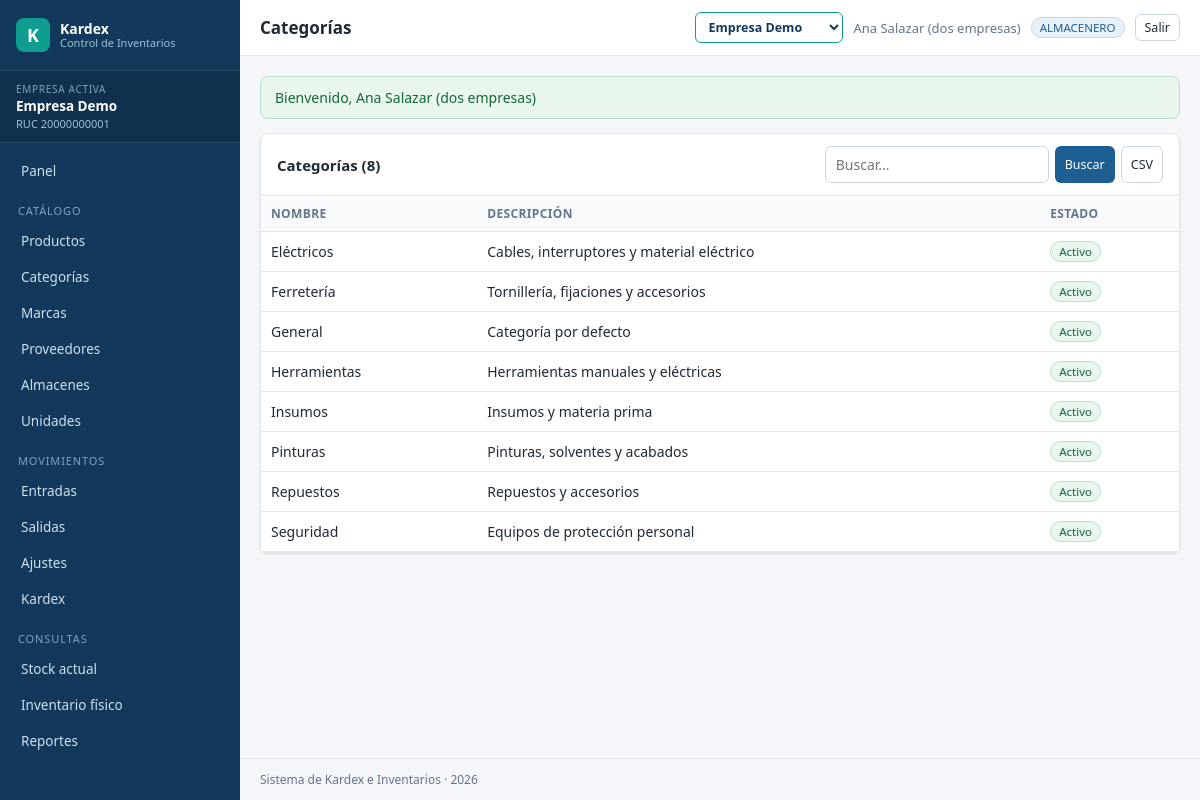
The page /catalogos.php (signed in) on the database its author committed.
### tables this page shows
CREATE TABLE empresas (
  id            INT UNSIGNED AUTO_INCREMENT PRIMARY KEY,
  ruc           VARCHAR(20)  NOT NULL UNIQUE,
  razon_social  VARCHAR(180) NOT NULL,
  nombre_corto  VARCHAR(60)  NOT NULL,
  direccion     VARCHAR(255) NULL,
  telefono      VARCHAR(30)  NULL,
  email         VARCHAR(150) NULL,
  moneda        VARCHAR(10)  NOT NULL DEFAULT 'PEN',
  simbolo       VARCHAR(5)   NOT NULL DEFAULT 'S/',
   
   
   
  metodo_valorizacion ENUM('PROMEDIO','PEPS','UEPS') NOT NULL DEFAULT 'PROMEDIO',
   
   
   
   
  ambito_costo  ENUM('GLOBAL','ALMACEN') NOT NULL DEFAULT 'GLOBAL',
  estado        TINYINT(1)   NOT NULL DEFAULT 1,
  creado_en     DATETIME     NOT NULL DEFAULT CURRENT_TIMESTAMP
);

CREATE TABLE usuario_empresa (
  usuario_id  INT UNSIGNED NOT NULL,
  empresa_id  INT UNSIGNED NOT NULL,
  rol_id      INT UNSIGNED NOT NULL,
  por_defecto TINYINT(1)   NOT NULL DEFAULT 0,
  PRIMARY KEY (usuario_id, empresa_id),
  CONSTRAINT fk_ue_usr FOREIGN KEY (usuario_id) REFERENCES usuarios(id) ON DELETE CASCADE,
  CONSTRAINT fk_ue_emp FOREIGN KEY (empresa_id) REFERENCES empresas(id) ON DELETE CASCADE,
  CONSTRAINT fk_ue_rol FOREIGN KEY (rol_id)     REFERENCES roles(id),
  INDEX idx_ue_empresa (empresa_id)
);

CREATE TABLE categorias (
  id          INT UNSIGNED AUTO_INCREMENT PRIMARY KEY,
  empresa_id  INT UNSIGNED NOT NULL,
  nombre      VARCHAR(120) NOT NULL,
  descripcion VARCHAR(255) NULL,
  estado      TINYINT(1)   NOT NULL DEFAULT 1,
  creado_en   DATETIME     NOT NULL DEFAULT CURRENT_TIMESTAMP,
  CONSTRAINT fk_cat_emp FOREIGN KEY (empresa_id) REFERENCES empresas(id),
  UNIQUE KEY uq_cat_emp_nombre (empresa_id, nombre)
);

### app/Vista.php (called while the page is built, shortened)
<?php
class Vista
{
    public static function render(string $__vista, array $__datos = [], ?string $__titulo = null): void
    {
        $__archivo = BASE_PATH . '/views/' . $__vista . '.php';
        extract($__datos, EXTR_SKIP);
        require $__archivo;
        $contenido    = ob_get_clean();
        $tituloPagina = $__titulo ?? Config::get('app.nombre');
        require BASE_PATH . '/views/layout.php';
    }
    public static function url(string $ruta = ''): string
    {
        return rtrim(Config::get('app.base_url', ''), '/') . '/' . ltrim($ruta, '/');
    }
    public static function e($valor): string
    {
        return htmlspecialchars((string) $valor, ENT_QUOTES | ENT_SUBSTITUTE, 'UTF-8');
    }
}
function e($v): string { return Vista::e($v); }
function url(string $r = ''): string { return Vista::url($r); }

### catalogos.php (called while the page is built, shortened)
<?php
$tabla = $_GET['t'] ?? 'categorias';
$meta = Catalogo::TABLAS[$tabla];
$editar = !empty($_GET['id']) ? Catalogo::buscar($tabla, (int) $_GET['id']) : null;
Vista::render('catalogos/index', [
    'tabla'   => $tabla,
    'meta'    => $meta,
    'filas'   => Catalogo::listar($tabla, trim($_GET['q'] ?? '')),
    'editar'  => $editar,
    'q'       => trim($_GET['q'] ?? ''),
], $meta['etiqueta']);

### app/models/Catalogo.php (called while the page is built, shortened)
<?php
class Catalogo
{
    public static function valida(string $tabla): bool
    {
        return isset(self::TABLAS[$tabla]);
    }
    private static function asegurar(string $tabla): array
    {
        return self::TABLAS[$tabla];
    }
    public static function listar(string $tabla, string $q = ''): array
    {
        $meta  = self::asegurar($tabla);
        $where = Empresa::filtro();
        $p     = Empresa::param();
        return DB::todos("SELECT * FROM $tabla WHERE $where ORDER BY {$meta['label']}", $p);
    }
}

### app/DB.php (called while the page is built, shortened)
<?php
class DB
{
    private static ?PDO $pdo = null;
    private static array $cfg = [];
    public static function init(array $cfg): void
    {
        self::$cfg = $cfg;
    }
    public static function conn(): PDO
    {
        if (self::$pdo instanceof PDO) {
            return self::$pdo;
        }
        $c = self::$cfg;
        $dsn = "mysql:host={$c['host']};port={$c['puerto']};dbname={$c['nombre']};charset={$c['charset']}";
        try {
            self::$pdo = new PDO($dsn, $c['usuario'], $c['clave'], [
                PDO::ATTR_ERRMODE            => PDO::ERRMODE_EXCEPTION,
                PDO::ATTR_DEFAULT_FETCH_MODE => PDO::FETCH_ASSOC,
                PDO::ATTR_EMULATE_PREPARES   => false,
                PDO::ATTR_STRINGIFY_FETCHES  => false,
            ]);
            self::$pdo->exec("SET SESSION sql_mode='STRICT_TRANS_TABLES,NO_ENGINE_SUBSTITUTION'");
        } catch (PDOException $e) {
            if (Config::get('app.debug')) {
                throw $e;
            }
            http_response_code(500);
            exit('No se pudo conectar a la base de datos.');
        }
        return self::$pdo;
    }
    public static function query(string $sql, array $params = []): PDOStatement
    {
        $st = self::conn()->prepare($sql);
        $st->execute($params);
        return $st;
    }
    public static function todos(string $sql, array $params = []): array
    {
        return self::query($sql, $params)->fetchAll();
    }
    public static function valor(string $sql, array $params = [])
    {
        $v = self::query($sql, $params)->fetchColumn();
        return $v === false ? null : $v;
    }
}

### app/Config.php (called while the page is built, shortened)
<?php
class Config
{
    private static array $datos = [];
    public static function cargar(array $datos): void
    {
        self::$datos = $datos;
    }
    public static function get(string $ruta, $porDefecto = null)
    {
        $valor = self::$datos;
        foreach (explode('.', $ruta) as $parte) {
            $valor = $valor[$parte];
        }
        return $valor;
    }
}

### app/Sesion.php (called while the page is built, shortened)
<?php
class Sesion
{
    public static function get(string $k, $def = null) { return $_SESSION[$k] ?? $def; }
    public static function flashes(): array
    {
        $f = $_SESSION['_flash'] ?? [];
        return $f;
    }
}

### app/Empresa.php (called while the page is built, shortened)
<?php
class Empresa
{
    public static function id(): int
    {
        $id = Sesion::get('empresa_id');
        return (int) $id;
    }
    public static function actual(): ?array
    {
        return Sesion::get('empresa');
    }
    public static function nombre(): string
    {
        return self::actual()['nombre_corto'] ?? '';
    }
    public static function delUsuario(int $usuarioId): array
    {
        if (self::esGlobal($usuarioId)) {
            $rol = DB::uno(
                'SELECT r.id, r.nombre FROM usuario_empresa ue
                   JOIN roles r ON r.id = ue.rol_id
                  WHERE ue.usuario_id = :u AND r.global = 1 LIMIT 1', [':u' => $usuarioId]);
            $propia = (int) DB::valor(
                'SELECT empresa_id FROM usuario_empresa
                  WHERE usuario_id = :u ORDER BY por_defecto DESC, empresa_id LIMIT 1',
                [':u' => $usuarioId]);
            $empresas = DB::todos(
                'SELECT * FROM empresas WHERE estado = 1
                  ORDER BY (id = :propia) DESC, razon_social', [':propia' => $propia]);
            foreach ($empresas as &$e) {
                $e['rol_id'] = (int) $rol['id'];
                $e['rol']    = $rol['nombre'];
            }
            return $empresas;
        }
        return DB::todos(
            'SELECT e.*, ue.rol_id, r.nombre AS rol, ue.por_defecto
               FROM usuario_empresa ue
               JOIN empresas e ON e.id = ue.empresa_id
               JOIN roles    r ON r.id = ue.rol_id
              WHERE ue.usuario_id = :u AND e.estado = 1
              ORDER BY ue.por_defecto DESC, e.razon_social', [':u' => $usuarioId]);
    }
    public static function esGlobal(int $usuarioId): bool
    {
        return (int) DB::valor(
            'SELECT COUNT(*) FROM usuario_empresa ue
               JOIN roles r ON r.id = ue.rol_id
              WHERE ue.usuario_id = :u AND r.global = 1', [':u' => $usuarioId]) > 0;
    }
}

### app/Auth.php (called while the page is built, shortened)
<?php
class Auth
{
    public static function usuario(): ?array   { return Sesion::get('usuario'); }
    public static function id(): ?int          { return Sesion::get('usuario')['id'] ?? null; }
    public static function rol(): ?string      { return Sesion::get('rol'); }
    public static function puede(string $permiso): bool
    {
        return in_array($permiso, Sesion::get('permisos', []), true);
    }
}

### views/catalogos/index.php (the view, shortened to what this page needs)
<?php
$etiquetasCampo = [
    'nombre' => 'Nombre', 'descripcion' => 'Descripción', 'estado' => 'Estado',
    'codigo' => 'Código', 'decimales' => 'Decimales', 'ruc' => 'RUC',
    'razon_social' => 'Razón social', 'telefono' => 'Teléfono',
    'email' => 'Email', 'direccion' => 'Dirección',
];
?>
<div class="tarjeta">
  <div class="tarjeta-cab">
    <h2><?= e($meta['etiqueta']) ?> (<?= count($filas) ?>)</h2>
    <div class="acciones">
      <form method="get" style="display:flex;gap:6px">
        <input type="text" name="q" value="<?= e($q) ?>" placeholder="Buscar...">
        <button class="btn btn-sm">Buscar</button>
      </form>
      <button class="btn btn-sm btn-gris" onclick="exportarCSV('tablaCat','<?= e($tabla) ?>')">CSV</button>
    </div>
  </div>
  <div class="tabla-scroll">
    <?php if (!$filas): ?>
      <p class="vacio">No hay registros.</p>
    <?php else: ?>
    <table class="tabla" id="tablaCat">
      <thead><tr>
        <?php foreach ($meta['campos'] as $campo): ?>
          <th><?= e($etiquetasCampo[$campo] ?? ucfirst($campo)) ?></th>
        <?php endforeach; ?>
      </tr></thead>
      <tbody>
      <?php foreach ($filas as $f): ?>
        <tr>
          <?php foreach ($meta['campos'] as $campo): ?>
            <td>
              <?php if ($campo === 'estado'): ?>
                <span class="badge <?= (int) $f['estado'] === 1 ? 'badge-ok' : 'badge-error' ?>"><?= (int) $f['estado'] === 1 ? 'Activo' : 'Inactivo' ?></span>
              <?php else: ?><?= e($f[$campo] ?? '—') ?><?php endif; ?>
            </td>
          <?php endforeach; ?>
        </tr>
      <?php endforeach; ?>
      </tbody>
    </table>
    <?php endif; ?>
  </div>
</div>

### views/layout.php (shortened to what this page needs)
<!DOCTYPE html>
<html lang="es">
<head>
<link rel="stylesheet" href="<?= url('assets/css/app.css') ?>">
</head>
<body>
<div class="layout">
  <aside class="sidebar" id="sidebar">
    <div class="brand">
      <span class="brand-mark">K</span>
      <span class="brand-text">Kardex<small>Control de Inventarios</small></span>
    </div>
    <div class="empresa-activa" title="<?= e(Empresa::actual()['razon_social'] ?? '') ?>">
      <span class="empresa-etiqueta">Empresa activa</span>
      <span class="empresa-nombre"><?= e(Empresa::nombre()) ?></span>
      <span class="empresa-ruc">RUC <?= e(Empresa::actual()['ruc'] ?? '') ?></span>
    </div>
    <nav class="menu">
      <a href="<?= url('index.php') ?>" class="<?= $_SERVER['SCRIPT_NAME'] === url('index.php') ? 'activo' : '' ?>">Panel</a>
      <?php if (Auth::puede('productos.ver')): ?>
        <span class="menu-grupo">Catálogo</span>
        <a href="<?= url('productos.php') ?>">Productos</a>
      <?php endif; ?>
      <?php if (Auth::puede('catalogos.ver')): ?>
        <a href="<?= url('catalogos.php?t=categorias') ?>">Categorías</a>
        <a href="<?= url('catalogos.php?t=marcas') ?>">Marcas</a>
        <a href="<?= url('catalogos.php?t=proveedores') ?>">Proveedores</a>
        <a href="<?= url('catalogos.php?t=almacenes') ?>">Almacenes</a>
        <a href="<?= url('catalogos.php?t=unidades') ?>">Unidades</a>
      <?php endif; ?>
      <?php if (Auth::puede('entradas.ver') || Auth::puede('salidas.ver')): ?>
        <span class="menu-grupo">Movimientos</span>
      <?php endif; ?>
      <?php if (Auth::puede('entradas.ver')): ?><a href="<?= url('entradas.php') ?>">Entradas</a><?php endif; ?>
      <?php if (Auth::puede('salidas.ver')): ?><a href="<?= url('salidas.php') ?>">Salidas</a><?php endif; ?>
      <?php if (Auth::puede('ajustes.registrar')): ?><a href="<?= url('ajustes.php') ?>">Ajustes</a><?php endif; ?>
      <?php if (Auth::puede('kardex.ver')): ?><a href="<?= url('kardex.php') ?>">Kardex</a><?php endif; ?>
      <span class="menu-grupo">Consultas</span>
      <?php if (Auth::puede('inventario.ver')): ?>
        <a href="<?= url('inventario.php') ?>">Stock actual</a>
        <a href="<?= url('inventario_fisico.php') ?>">Inventario físico</a>
      <?php endif; ?>
      <?php if (Auth::puede('reportes.ver')): ?><a href="<?= url('reportes.php') ?>">Reportes</a><?php endif; ?>
    </nav>
  </aside>
  <div class="contenedor">
    <header class="topbar">
      <h1><?= e($tituloPagina) ?></h1>
      <div class="usuario-box">
        <?php $misEmpresas = Empresa::delUsuario(Auth::id()); ?>
        <?php if (count($misEmpresas) > 1): ?>
          <select class="selector-empresa" onchange="if(this.value) location.href=this.value">
            <?php foreach ($misEmpresas as $em): ?>
              <option value="<?= url('empresas.php?a=cambiar&id=' . $em['id']) ?>"
                      <?= (int) $em['id'] === Empresa::id() ? 'selected' : '' ?>>
                <?= e($em['nombre_corto']) ?>
              </option>
            <?php endforeach; ?>
          </select>
        <?php endif; ?>
        <span class="usuario-nombre"><?= e(Auth::usuario()['nombres'] ?? '') ?></span>
        <span class="badge"><?= e(Auth::rol()) ?></span>
        <a class="btn btn-sm btn-gris" href="<?= url('logout.php') ?>">Salir</a>
      </div>
    </header>
    <main class="contenido">
      <?php foreach (Sesion::flashes() as $f): ?>
        <div class="alerta alerta-<?= e($f['tipo']) ?>"><?= e($f['mensaje']) ?></div>
      <?php endforeach; ?>
      <?= $contenido ?>
    </main>
    <footer class="pie">
      <?= e(Config::get('app.nombre')) ?> · <?= date('Y') ?>
    </footer>
  </div>
</div>
</body>
</html>

### rows shown on the page
empresas: id+nombre_corto "Empresa Demo"
categorias: nombre "Eléctricos", descripcion "Cables, interruptores y material eléctrico", estado "Activo"
categorias: nombre "Ferretería", descripcion "Tornillería, fijaciones y accesorios", estado "Activo"
categorias: nombre "General", descripcion "Categoría por defecto", estado "Activo"
categorias: nombre "Herramientas", descripcion "Herramientas manuales y eléctricas", estado "Activo"
categorias: nombre "Insumos", descripcion "Insumos y materia prima", estado "Activo"
categorias: nombre "Pinturas", descripcion "Pinturas, solventes y acabados", estado "Activo"
categorias: nombre "Repuestos", descripcion "Repuestos y accesorios", estado "Activo"
categorias: nombre "Seguridad", descripcion "Equipos de protección personal", estado "Activo"

### other values the page prints
Empresa::nombre() "Empresa Demo"
Empresa::actual()['ruc'] "20000000001"
$tituloPagina "Categorías"
Auth::usuario()['nombres'] "Ana Salazar (dos empresas)"
Auth::rol() "ALMACENERO"
$f['mensaje'] "Bienvenido, Ana Salazar (dos empresas)"
$meta['etiqueta'] "Categorías"
count($filas) "8"
$etiquetasCampo[$campo] "NOMBRE"
$etiquetasCampo[$campo] "DESCRIPCIÓN"
$etiquetasCampo[$campo] "ESTADO"
Config::get('app.nombre') "Sistema de Kardex e Inventarios"
